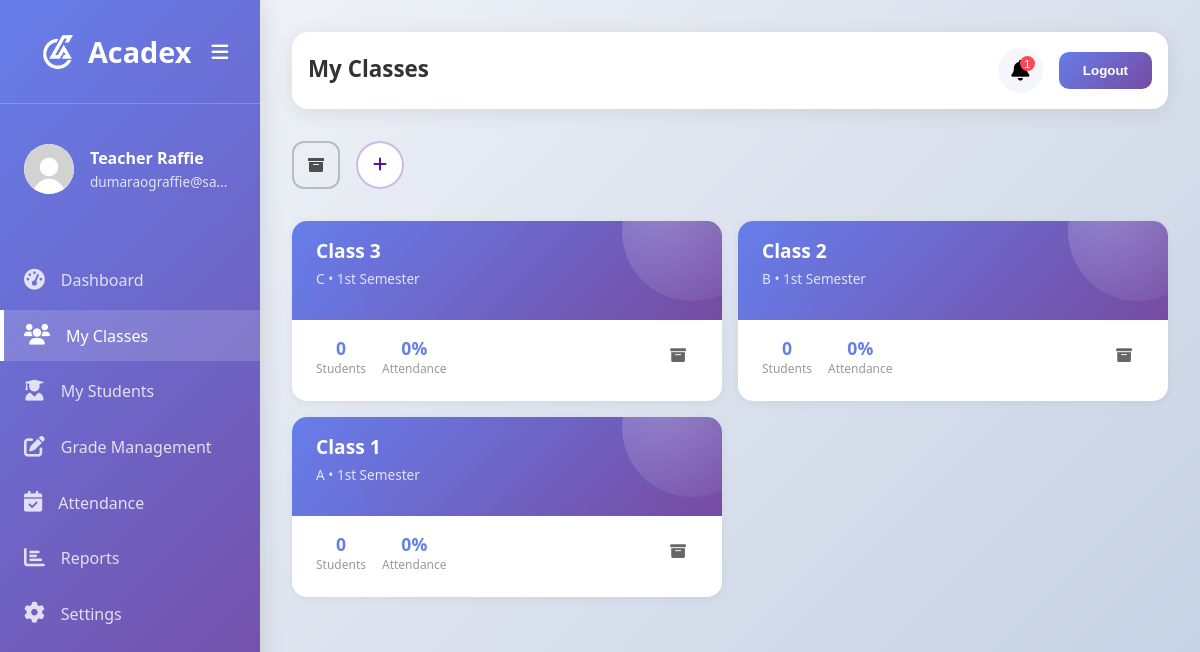
The app's page /teacher/t-classes.php (signed in) with its own data.
### tables this page shows
CREATE TABLE `classes` (
  `id` int(11) NOT NULL,
  `class_name` varchar(255) NOT NULL,
  `section` varchar(255) NOT NULL,
  `term` varchar(255) NOT NULL,
  `user_email` varchar(255) NOT NULL,
  `archived` int(11) NOT NULL,
  `created_at` timestamp NOT NULL DEFAULT current_timestamp()
);

### includes/teacher_requests.php (called while the page is built, shortened)
<?php
try {
    try {
        $pdo->exec("
            CREATE TABLE IF NOT EXISTS student_requests (
                id INT AUTO_INCREMENT PRIMARY KEY,
                student_id INT NOT NULL,
                student_number VARCHAR(50) NOT NULL,
                student_name VARCHAR(255) NOT NULL,
                student_email VARCHAR(255) NOT NULL,
                class_id INT NULL,
                class_name VARCHAR(255) NULL,
                teacher_email VARCHAR(255) NOT NULL,
                request_type ENUM('grade','attendance') NOT NULL,
                term ENUM('prelim','midterm','finals','all') NULL,
                message TEXT NULL,
                status ENUM('pending','resolved') NOT NULL DEFAULT 'pending',
                resolved_at TIMESTAMP NULL,
                resolved_by VARCHAR(255) NULL,
                is_seen TINYINT(1) NOT NULL DEFAULT 0,
                created_at TIMESTAMP DEFAULT CURRENT_TIMESTAMP,
                INDEX idx_teacher_status (teacher_email, status, created_at)
            )
        ");
        $pdo->exec("ALTER TABLE student_requests ADD COLUMN IF NOT EXISTS is_seen TINYINT(1) NOT NULL DEFAULT 0");
        $pdo->exec("ALTER TABLE student_requests ADD COLUMN IF NOT EXISTS resolved_at TIMESTAMP NULL");
        $pdo->exec("ALTER TABLE student_requests ADD COLUMN IF NOT EXISTS resolved_by VARCHAR(255) NULL");
    } catch (PDOException $e) {
    }
    try {
        $stmt = $pdo->prepare("SELECT COUNT(*) as request_count FROM student_requests WHERE teacher_email = ? AND status = 'pending' AND is_seen = 0");
        $stmt->execute([$userEmail]);
        $requestCountResult = $stmt->fetch();
        $requestCount = $requestCountResult['request_count'] ?? 0;
    } catch (PDOException $e) {
        $stmt = $pdo->prepare("
            SELECT id, student_id, student_name, class_id, class_name, request_type, term, created_at, 0 as is_seen
            FROM student_requests
            WHERE teacher_email = ? AND status = 'pending'
            ORDER BY created_at DESC
            LIMIT 5
        ");
        $stmt->execute([$userEmail]);
        $studentRequests = $stmt->fetchAll(PDO::FETCH_ASSOC);
        $requestCount = count($studentRequests);
        $pendingRequestsAll = $studentRequests;
        $completedRequestsAll = [];
    }
} catch (PDOException $e) {
    $requestCount = 0;
    $studentRequests = [];
    $pendingRequestsAll = [];
    $completedRequestsAll = [];
}

### teacher/t-classes.php (the view, shortened to what this page needs)
<?php
include '../includes/connection.php';
$userFullName = $_SESSION['full_name'] ?? 'Unknown User';
$userEmail = $_SESSION['email'] ?? 'Unknown Email';
include '../includes/teacher_requests.php';
try {
    $stmt = $pdo->prepare("SELECT id, class_name, section, term, created_at FROM classes WHERE user_email = ? AND archived = 0 ORDER BY created_at DESC");
    $stmt->execute([$userEmail]);
    $classes = $stmt->fetchAll();
} catch (PDOException $e) {
    $classes = [];
}
?>
<!DOCTYPE html>
<html lang="en">
<head>
    <link rel="stylesheet" href="https://cdnjs.cloudflare.com/ajax/libs/font-awesome/6.0.0/css/all.min.css">
    <link rel="stylesheet" href="../style.css">
    <link rel="stylesheet" href="../css/teacher/t-classes.css">
</head>
<body>
    <aside class="sidebar" id="sidebar">
        <div class="sidebar-header">
            <div class="sidebar-header-column">
                <img class="sidebar-logo" src="../image/Acadex-logo-white.webp" alt="Acadex Logo">
            </div>
            <div class="sidebar-header-column sidebar-header-title">
                <div class="logo">Acadex</div>
            </div>
            <div class="sidebar-header-column sidebar-header-toggle">
                <button class="sidebar-toggle" id="sidebarToggle" title="Toggle Sidebar"></button>
            </div>
        </div>
        <div class="user-info">
            <div class="user-avatar">
                <img src="../image/default.webp" alt="">
            </div>
            <div class="user-details">
                <h3><?php echo htmlspecialchars($userFullName); ?></h3>
                <p><?php echo htmlspecialchars($userEmail); ?></p>
            </div>
        </div>
        <ul class="nav-menu">
            <li class="nav-item">
                <a href="t-dashboard.php" class="nav-link">
                    <i class="fas fa-tachometer-alt nav-icon"></i>
                    <span>Dashboard</span>
                </a>
            </li>
            <li class="nav-item">
                <a href="t-classes.php" class="nav-link active">
                    <i class="fas fa-users nav-icon"></i>
                    <span>My Classes</span>
                </a>
            </li>
            <li class="nav-item">
                <a href="t-students.php" class="nav-link">
                    <i class="fas fa-user-graduate nav-icon"></i>
                    <span>My Students</span>
                </a>
            </li>
            <li class="nav-item">
                <a href="t-grades.php" class="nav-link">
                    <i class="fas fa-edit nav-icon"></i>
                    <span>Grade Management</span>
                </a>
            </li>
            <li class="nav-item">
                <a href="t-attendance.php" class="nav-link">
                    <i class="fas fa-calendar-check nav-icon"></i>
                    <span>Attendance</span>
                </a>
            </li>
            <li class="nav-item">
                <a href="t-reports.php" class="nav-link">
                    <i class="fas fa-chart-bar nav-icon"></i>
                    <span>Reports</span>
                </a>
            </li>
            <li class="nav-item">
                <a href="t-settings.php" class="nav-link">
                    <i class="fas fa-cog nav-icon"></i>
                    <span>Settings</span>
                </a>
            </li>
        </ul>
    </aside>
    <main class="main-content">
        <div class="top-bar">
            <div class="page-title">
                <h1>My Classes</h1>
            </div>
            <div class="top-actions">
                <div class="notification-wrapper">
                    <button class="notification-btn" id="notificationBtn" aria-expanded="false" aria-controls="notificationMenu">
                        <i class="fas fa-bell"></i>
                        <?php if (!empty($requestCount)): ?>
                            <span class="notification-badge"><?php echo $requestCount; ?></span>
                        <?php endif; ?>
                    </button>
                </div>
                <button class="logout-btn" onclick="logout()">Logout</button>
            </div>
        </div>
        <div class="quick-actions">
            <a href="#" class="view-archive" onclick="openArchiveSection()" data-tooltip="View Archive" aria-label="View Archive"><i class="fas fa-archive"></i></a>
            <a href="#" class="new-class-action-btn" data-tooltip="Add new class" onclick="openModal()" aria-label="Add new class">
                <div class="action-icon"><i class="fas fa-plus"></i></div>
            </a>
        </div>
        <div class="classes-grid">
            <?php if (empty($classes)): ?>
                <div class="class-card is-empty">
                    <div class="class-banner">
                        <h3>No Classes Found</h3>
                        <p>You haven't added any classes yet.</p>
                    </div>
                </div>
            <?php else: ?>
                <?php foreach ($classes as $class): ?>
                    <div class="class-card" data-class-id="<?php echo $class['id']; ?>" data-class-name="<?php echo htmlspecialchars($class['class_name']); ?>">
                        <div class="class-banner">
                            <h3><?php echo htmlspecialchars($class['class_name']); ?></h3>
                            <p><?php echo htmlspecialchars($class['section']); ?> • <?php echo htmlspecialchars($class['term']); ?></p>
                        </div>
                        <div class="class-footer">
                            <div class="class-stats">
                                <div class="class-stat">
                                    <div class="class-stat-value">0</div>
                                    <div class="class-stat-label">Students</div>
                                </div>
                                <div class="class-stat">
                                    <div class="class-stat-value">0%</div>
                                    <div class="class-stat-label">Attendance</div>
                                </div>
                            </div>
                            <div class="class-actions">
                                <button class="class-action-btn archive-btn" onclick="archiveClass(<?php echo $class['id']; ?>)" data-tooltip="Archive class" aria-label="Archive class"><i class="fas fa-archive"></i></button>
                            </div>
                        </div>
                    </div>
                <?php endforeach; ?>
            <?php endif; ?>
        </div>
    </main>
</body>
</html>

### style.css (style rules this page uses)
*, *::before, *::after { box-sizing: border-box; }
.notification-wrapper { position: relative; }

### records on screen
classes: class_name "Class 3", section "C", term "1st Semester"
classes: class_name "Class 2", section "B", term "1st Semester"
classes: class_name "Class 1", section "A", term "1st Semester"

### other values on screen
$userFullName "Teacher Raffie"
$requestCount "1"
